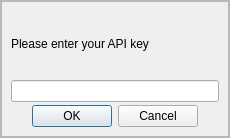
<?xml version="1.0" encoding="UTF-8"?>
<ui version="4.0">
 <class>APIkeyDialog</class>
 <widget class="QDialog" name="APIkeyDialog">
  <property name="geometry">
   <rect>
    <x>0</x>
    <y>0</y>
    <width>230</width>
    <height>138</height>
   </rect>
  </property>
  <property name="maximumSize">
   <size>
    <width>230</width>
    <height>138</height>
   </size>
  </property>
  <property name="windowTitle">
   <string>API key</string>
  </property>
  <layout class="QVBoxLayout" name="verticalLayout_3">
   <property name="spacing">
    <number>0</number>
   </property>
   <property name="leftMargin">
    <number>0</number>
   </property>
   <property name="topMargin">
    <number>0</number>
   </property>
   <property name="rightMargin">
    <number>0</number>
   </property>
   <property name="bottomMargin">
    <number>0</number>
   </property>
   <item>
    <widget class="QFrame" name="APIkeyFrame">
     <property name="frameShape">
      <enum>QFrame::Shape::StyledPanel</enum>
     </property>
     <property name="frameShadow">
      <enum>QFrame::Shadow::Raised</enum>
     </property>
     <layout class="QHBoxLayout" name="horizontalLayout">
      <property name="spacing">
       <number>0</number>
      </property>
      <property name="leftMargin">
       <number>0</number>
      </property>
      <property name="topMargin">
       <number>0</number>
      </property>
      <property name="rightMargin">
       <number>0</number>
      </property>
      <property name="bottomMargin">
       <number>0</number>
      </property>
      <item>
       <widget class="QFrame" name="preference1Frame">
        <property name="maximumSize">
         <size>
          <width>16777215</width>
          <height>200</height>
         </size>
        </property>
        <property name="frameShape">
         <enum>QFrame::Shape::StyledPanel</enum>
        </property>
        <property name="frameShadow">
         <enum>QFrame::Shadow::Raised</enum>
        </property>
        <layout class="QVBoxLayout" name="verticalLayout" stretch="0,2,2">
         <property name="spacing">
          <number>3</number>
         </property>
         <item>
          <widget class="QLabel" name="APIkeyLabel">
           <property name="text">
            <string>Please enter your API key</string>
           </property>
          </widget>
         </item>
         <item>
          <widget class="QLineEdit" name="APIkeyLineEdit"/>
         </item>
         <item>
          <widget class="QDialogButtonBox" name="buttonBox">
           <property name="orientation">
            <enum>Qt::Orientation::Horizontal</enum>
           </property>
           <property name="standardButtons">
            <set>QDialogButtonBox::StandardButton::Cancel|QDialogButtonBox::StandardButton::Ok</set>
           </property>
           <property name="centerButtons">
            <bool>true</bool>
           </property>
          </widget>
         </item>
        </layout>
       </widget>
      </item>
     </layout>
    </widget>
   </item>
  </layout>
 </widget>
 <resources/>
 <connections/>
</ui>
